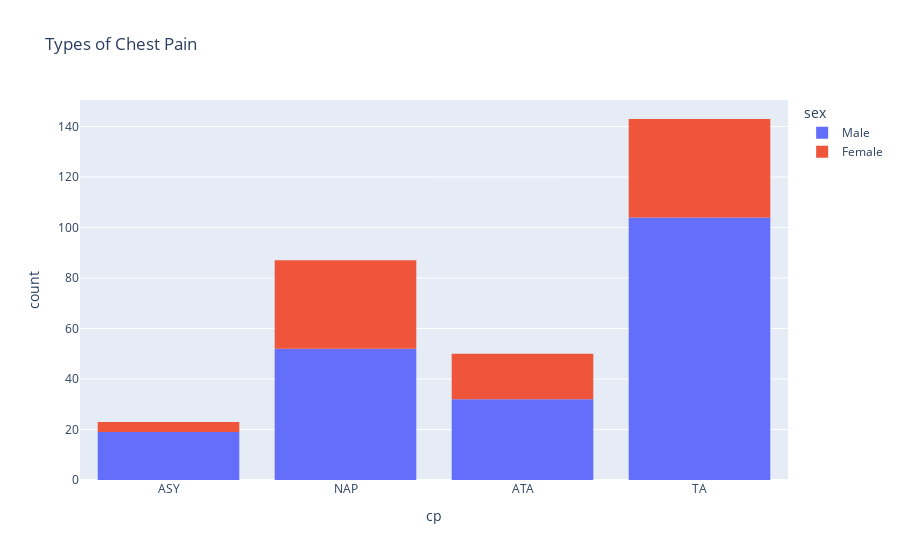

Here is the notebook cell this chart was saved with:
### Markdown cell above
##### Chest Pain Type (cp), Maximum Heart Rate During Exercise (thalachh), Slope of ST Segment (slp) have the closest correlation to Output (Heart Failure) of 0.43, 0.43 and 0.35 respectively.

### Code cell
fig=px.histogram(df2,
                 x="cp",
                 color="sex",
                 hover_data=df2.columns,
                 title="Types of Chest Pain"
                )
fig.show()

### Figure 1 — Plotly figure (JSON) as saved in the notebook; plotly's stock layout.template omitted (floating-point values rounded to 4 significant figures; data arrays with more than 128 entries replaced by an {"elided": "..."} marker saying what was removed)
{"data": [{"alignmentgroup": "True", "bingroup": "x", "hovertemplate": "sex=Male<br>cp=%{x}<br>count=%{y}<extra></extra>", "legendgroup": "Male", "marker": {"color": "#636efa", "pattern": {"shape": ""}}, "name": "Male", "offsetgroup": "Male", "orientation": "v", "showlegend": true, "type": "histogram", "x": {"elided": "207 str values"}, "xaxis": "x", "yaxis": "y"}, {"alignmentgroup": "True", "bingroup": "x", "hovertemplate": "sex=Female<br>cp=%{x}<br>count=%{y}<extra></extra>", "legendgroup": "Female", "marker": {"color": "#EF553B", "pattern": {"shape": ""}}, "name": "Female", "offsetgroup": "Female", "orientation": "v", "showlegend": true, "type": "histogram", "x": ["ATA", "TA", "ATA", "NAP", "ASY", "NAP", "NAP", "ASY", "ASY", "ATA", "NAP", "ATA", "NAP", "NAP", "NAP", "NAP", "NAP", "TA", "NAP", "TA", "NAP", "NAP", "NAP", "TA", "NAP", "TA", "ATA", "TA", "NAP", "ATA", "NAP", "TA", "NAP", "NAP", "TA", "ATA", "ATA", "TA", "ATA", "NAP", "TA", "ATA", "TA", "TA", "NAP", "NAP", "ATA", "TA", "TA", "NAP", "NAP", "NAP", "ATA", "NAP", "NAP", "ATA", "NAP", "ATA", "ATA", "TA", "NAP", "NAP", "NAP", "TA", "NAP", "NAP", "ASY", "TA", "NAP", "NAP", "TA", "ATA", "TA", "TA", "TA", "TA", "TA", "TA", "TA", "TA", "NAP", "TA", "TA", "TA", "TA", "TA", "TA", "TA", "TA", "TA", "ATA", "TA", "TA", "TA", "TA", "ATA"], "xaxis": "x", "yaxis": "y"}], "layout": {"barmode": "relative", "legend": {"title": {"text": "sex"}, "tracegroupgap": 0}, "title": {"text": "Types of Chest Pain"}, "xaxis": {"anchor": "y", "domain": [0, 1], "title": {"text": "cp"}}, "yaxis": {"anchor": "x", "domain": [0, 1], "title": {"text": "count"}}}}
